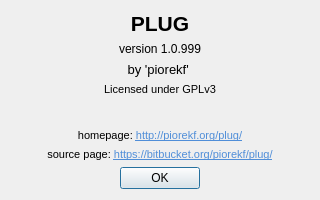
<?xml version="1.0" encoding="UTF-8"?>
<ui version="4.0">
 <class>About</class>
 <widget class="QDialog" name="About">
  <property name="geometry">
   <rect>
    <x>0</x>
    <y>0</y>
    <width>320</width>
    <height>200</height>
   </rect>
  </property>
  <property name="windowTitle">
   <string>About PLUG</string>
  </property>
  <layout class="QVBoxLayout" name="verticalLayout">
   <item>
    <widget class="QLabel" name="label">
     <property name="font">
      <font>
       <pointsize>16</pointsize>
       <weight>75</weight>
       <bold>true</bold>
      </font>
     </property>
     <property name="text">
      <string>PLUG</string>
     </property>
     <property name="alignment">
      <set>Qt::AlignCenter</set>
     </property>
    </widget>
   </item>
   <item>
    <widget class="QLabel" name="label_6">
     <property name="text">
      <string>version 1.0.999</string>
     </property>
     <property name="alignment">
      <set>Qt::AlignCenter</set>
     </property>
    </widget>
   </item>
   <item>
    <widget class="QLabel" name="label_2">
     <property name="font">
      <font>
       <pointsize>10</pointsize>
      </font>
     </property>
     <property name="text">
      <string>by 'piorekf' &lt;plug@piorekf.org&gt;</string>
     </property>
     <property name="alignment">
      <set>Qt::AlignCenter</set>
     </property>
    </widget>
   </item>
   <item>
    <widget class="QLabel" name="label_3">
     <property name="font">
      <font>
       <pointsize>8</pointsize>
      </font>
     </property>
     <property name="text">
      <string>Licensed under GPLv3</string>
     </property>
     <property name="alignment">
      <set>Qt::AlignCenter</set>
     </property>
    </widget>
   </item>
   <item>
    <spacer name="verticalSpacer">
     <property name="orientation">
      <enum>Qt::Vertical</enum>
     </property>
     <property name="sizeHint" stdset="0">
      <size>
       <width>20</width>
       <height>40</height>
      </size>
     </property>
    </spacer>
   </item>
   <item>
    <widget class="QLabel" name="label_4">
     <property name="font">
      <font>
       <pointsize>8</pointsize>
       <weight>50</weight>
       <bold>false</bold>
      </font>
     </property>
     <property name="text">
      <string>&lt;!DOCTYPE HTML PUBLIC &quot;-//W3C//DTD HTML 4.0//EN&quot; &quot;http://www.w3.org/TR/REC-html40/strict.dtd&quot;&gt;
&lt;html&gt;&lt;head&gt;&lt;meta name=&quot;qrichtext&quot; content=&quot;1&quot; /&gt;&lt;style type=&quot;text/css&quot;&gt;
p, li { white-space: pre-wrap; }
&lt;/style&gt;&lt;/head&gt;&lt;body style=&quot; font-family:'Sans Serif'; font-size:8pt; font-weight:400; font-style:normal;&quot;&gt;
&lt;p style=&quot; margin-top:0px; margin-bottom:0px; margin-left:0px; margin-right:0px; -qt-block-indent:0; text-indent:0px;&quot;&gt;homepage: &lt;a href=&quot;http://piorekf.org/plug/&quot;&gt;&lt;span style=&quot; text-decoration: underline; color:#508ed8;&quot;&gt;http://piorekf.org/plug/&lt;/span&gt;&lt;/a&gt;&lt;/p&gt;&lt;/body&gt;&lt;/html&gt;</string>
     </property>
     <property name="alignment">
      <set>Qt::AlignCenter</set>
     </property>
     <property name="openExternalLinks">
      <bool>true</bool>
     </property>
     <property name="textInteractionFlags">
      <set>Qt::TextBrowserInteraction</set>
     </property>
    </widget>
   </item>
   <item>
    <widget class="QLabel" name="label_5">
     <property name="font">
      <font>
       <pointsize>8</pointsize>
      </font>
     </property>
     <property name="text">
      <string>&lt;!DOCTYPE HTML PUBLIC &quot;-//W3C//DTD HTML 4.0//EN&quot; &quot;http://www.w3.org/TR/REC-html40/strict.dtd&quot;&gt;
&lt;html&gt;&lt;head&gt;&lt;meta name=&quot;qrichtext&quot; content=&quot;1&quot; /&gt;&lt;style type=&quot;text/css&quot;&gt;
p, li { white-space: pre-wrap; }
&lt;/style&gt;&lt;/head&gt;&lt;body style=&quot; font-family:'Sans Serif'; font-size:8pt; font-weight:400; font-style:normal;&quot;&gt;
&lt;p style=&quot; margin-top:0px; margin-bottom:0px; margin-left:0px; margin-right:0px; -qt-block-indent:0; text-indent:0px;&quot;&gt;source page: &lt;a href=&quot;https://bitbucket.org/piorekf/plug/&quot;&gt;&lt;span style=&quot; text-decoration: underline; color:#508ed8;&quot;&gt;https://bitbucket.org/piorekf/plug/&lt;/span&gt;&lt;/a&gt;&lt;/p&gt;&lt;/body&gt;&lt;/html&gt;</string>
     </property>
     <property name="alignment">
      <set>Qt::AlignCenter</set>
     </property>
     <property name="openExternalLinks">
      <bool>true</bool>
     </property>
     <property name="textInteractionFlags">
      <set>Qt::TextBrowserInteraction</set>
     </property>
    </widget>
   </item>
   <item>
    <layout class="QHBoxLayout" name="horizontalLayout">
     <item>
      <spacer name="horizontalSpacer">
       <property name="orientation">
        <enum>Qt::Horizontal</enum>
       </property>
       <property name="sizeHint" stdset="0">
        <size>
         <width>40</width>
         <height>20</height>
        </size>
       </property>
      </spacer>
     </item>
     <item>
      <widget class="QPushButton" name="pushButton">
       <property name="text">
        <string>OK</string>
       </property>
       <property name="shortcut">
        <string>Return, Esc</string>
       </property>
      </widget>
     </item>
     <item>
      <spacer name="horizontalSpacer_2">
       <property name="orientation">
        <enum>Qt::Horizontal</enum>
       </property>
       <property name="sizeHint" stdset="0">
        <size>
         <width>40</width>
         <height>20</height>
        </size>
       </property>
      </spacer>
     </item>
    </layout>
   </item>
  </layout>
 </widget>
 <resources/>
 <connections>
  <connection>
   <sender>pushButton</sender>
   <signal>clicked()</signal>
   <receiver>About</receiver>
   <slot>close()</slot>
   <hints>
    <hint type="sourcelabel">
     <x>160</x>
     <y>216</y>
    </hint>
    <hint type="destinationlabel">
     <x>160</x>
     <y>191</y>
    </hint>
   </hints>
  </connection>
 </connections>
</ui>
